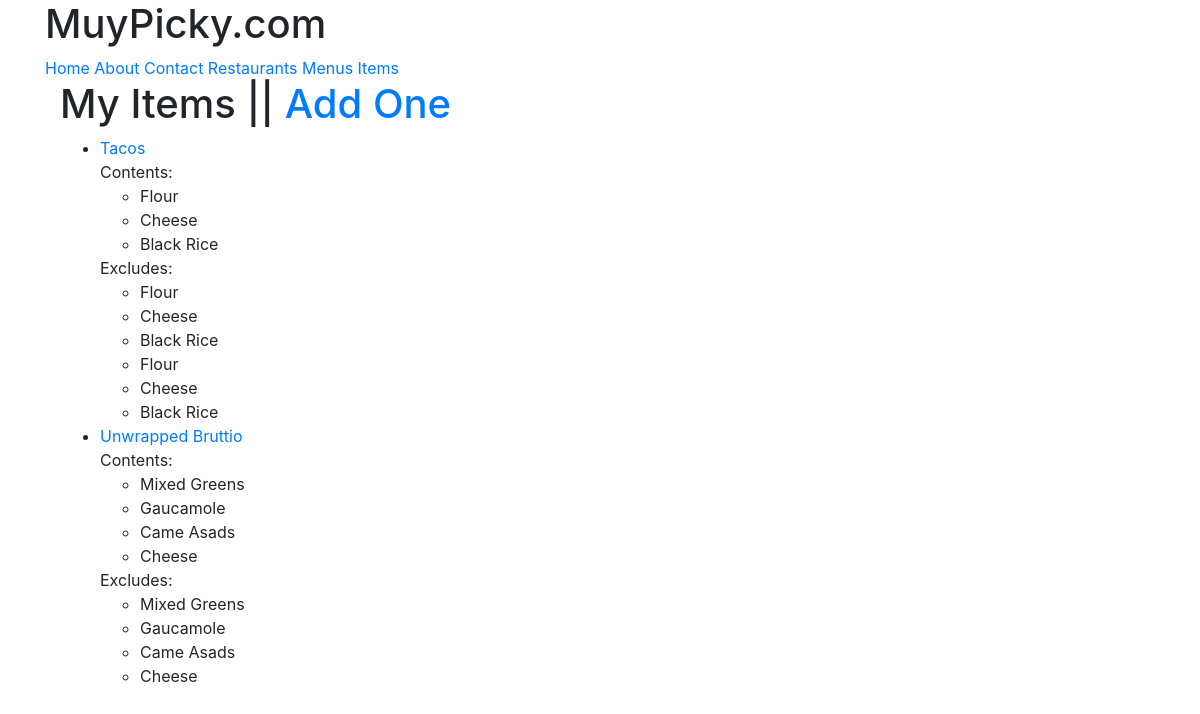
The page /items/ (signed in) on the database its author committed.
### menus/models.py (models this page shows)
class Item(models.Model):
	user = models.ForeignKey(settings.AUTH_USER_MODEL)
	restaurant = models.ForeignKey(RestaurantLocation)
	name = models.CharField(max_length=120)
	contents = models.TextField(help_text="Seperate each item by comma.")
	excludes = models.TextField(blank=True,null=True,help_text="Seperate each item by comma.")
	public = models.BooleanField(default=True)
	timestamp =models.DateTimeField(auto_now_add=True)
	updated = models.DateTimeField(auto_now=True)
	def get_absolute_url(self):
		return reverse('menus:update',kwargs={'pk':self.pk})
	class Meta:
		ordering = ['-updated','-timestamp']
	def get_contents(self):
		return self.contents.split(",")
	def get_excludes(self):
		return self.excludes.split(",")

### menus/views.py (the view)
class ItemListView(ListView):
	def get_queryset(self):
		return Item.objects.filter(user=self.request.user)

### menus/templates/menus/item_list.html (shortened to what this page needs)
{% extends "base.html" %}
{% block content %}
<div class='container'>
<h1>My Items || <a href='{% url "menus:create" %}'>Add One</a></h1>
<ul>
{% for obj in object_list %}
	<li><a href="{{ obj.get_absolute_url }}">{{ obj.name }}</a><br>
		{% if obj.contents %}
			Contents:
			<ul>
				{% for item in obj.get_contents %}
					<li>{{ item }}</li>
				{% endfor %}
			</ul>
		{% endif %}
		{% if obj.excludes %}
			Excludes:
			<ul>
				{% for item in obj.get_excludes %}
					<li>{{ item }}</li>
				{% endfor %}
			</ul>
		{% endif %}
	</li>
	{% empty %}
	<li><a href='{% url "menus:create" %}'>Add One</a></li>
{% endfor %}
</ul>
</div>
{% endblock content %}

### rows shown on the page
Item: name "Tacos", get_contents "Flour" "Cheese" "Black Rice", get_excludes "Flour" "Cheese" "Black Rice" "Flour" "Cheese" "Black Rice"
Item: name "Unwrapped Bruttio", get_contents "Mixed Greens" "Gaucamole" "Came Asads" "Cheese", get_excludes "Mixed Greens" "Gaucamole" "Came Asads" "Cheese"
